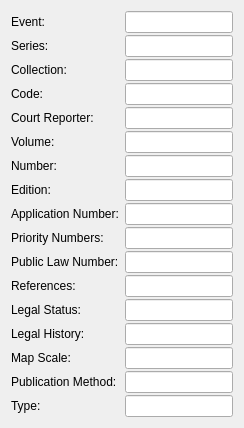
     <widget class="QWidget" name="tab_2">
      <attribute name="title">
       <string>Extra</string>
      </attribute>
      <layout class="QFormLayout" name="formLayout">
       <property name="fieldGrowthPolicy">
        <enum>QFormLayout::ExpandingFieldsGrow</enum>
       </property>
       <property name="verticalSpacing">
        <number>2</number>
       </property>
       <item row="2" column="0">
        <widget class="QLabel" name="labelEvent">
         <property name="text">
          <string>Event:</string>
         </property>
         <property name="buddy">
          <cstring>editEvent</cstring>
         </property>
        </widget>
       </item>
       <item row="2" column="1">
        <widget class="EventEdit" name="editEvent"/>
       </item>
       <item row="3" column="0">
        <widget class="QLabel" name="labelSeries">
         <property name="toolTip">
          <string>Defines in which series this publication is in Bookseries, Journal Newspaper and such</string>
         </property>
         <property name="text">
          <string>Series:</string>
         </property>
         <property name="buddy">
          <cstring>editSeries</cstring>
         </property>
        </widget>
       </item>
       <item row="3" column="1">
        <widget class="SeriesEdit" name="editSeries"/>
       </item>
       <item row="4" column="0">
        <widget class="QLabel" name="labelCollection">
         <property name="text">
          <string>Collection:</string>
         </property>
         <property name="buddy">
          <cstring>editCollection</cstring>
         </property>
        </widget>
       </item>
       <item row="4" column="1">
        <widget class="CollectionEdit" name="editCollection"/>
       </item>
       <item row="6" column="0">
        <widget class="QLabel" name="labelCode">
         <property name="text">
          <string>Code:</string>
         </property>
         <property name="buddy">
          <cstring>editCode</cstring>
         </property>
        </widget>
       </item>
       <item row="6" column="1">
        <widget class="CodeOfLawEdit" name="editCode"/>
       </item>
       <item row="7" column="0">
        <widget class="QLabel" name="label_7">
         <property name="text">
          <string>Court Reporter:</string>
         </property>
         <property name="buddy">
          <cstring>editCourtReporter</cstring>
         </property>
        </widget>
       </item>
       <item row="7" column="1">
        <widget class="EventEdit" name="editCourtReporter"/>
       </item>
       <item row="8" column="0">
        <widget class="QLabel" name="labelVolume">
         <property name="text">
          <string>Volume:</string>
         </property>
         <property name="buddy">
          <cstring>editVolume</cstring>
         </property>
        </widget>
       </item>
       <item row="8" column="1">
        <widget class="VolumeNumberEdit" name="editVolume"/>
       </item>
       <item row="9" column="0">
        <widget class="QLabel" name="labelNumber">
         <property name="text">
          <string>Number:</string>
         </property>
         <property name="buddy">
          <cstring>editNumber</cstring>
         </property>
        </widget>
       </item>
       <item row="9" column="1">
        <widget class="VolumeNumberEdit" name="editNumber"/>
       </item>
       <item row="10" column="0">
        <widget class="QLabel" name="labelEdition">
         <property name="text">
          <string>Edition:</string>
         </property>
         <property name="buddy">
          <cstring>editEdition</cstring>
         </property>
        </widget>
       </item>
       <item row="10" column="1">
        <widget class="StringEdit" name="editEdition"/>
       </item>
       <item row="11" column="0">
        <widget class="QLabel" name="labelApplicationNumber">
         <property name="text">
          <string>Application Number:</string>
         </property>
         <property name="buddy">
          <cstring>editApplicationNumber</cstring>
         </property>
        </widget>
       </item>
       <item row="11" column="1">
        <widget class="StringEdit" name="editApplicationNumber"/>
       </item>
       <item row="12" column="0">
        <widget class="QLabel" name="labelPriorityNumbers">
         <property name="text">
          <string>Priority Numbers:</string>
         </property>
         <property name="buddy">
          <cstring>editPriorityNumbers</cstring>
         </property>
        </widget>
       </item>
       <item row="12" column="1">
        <widget class="StringEdit" name="editPriorityNumbers"/>
       </item>
       <item row="13" column="0">
        <widget class="QLabel" name="label_6">
         <property name="text">
          <string>Public Law Number:</string>
         </property>
         <property name="buddy">
          <cstring>editPublicLawNumber</cstring>
         </property>
        </widget>
       </item>
       <item row="13" column="1">
        <widget class="StringEdit" name="editPublicLawNumber"/>
       </item>
       <item row="14" column="0">
        <widget class="QLabel" name="label_4">
         <property name="text">
          <string>References:</string>
         </property>
         <property name="buddy">
          <cstring>editReferences</cstring>
         </property>
        </widget>
       </item>
       <item row="14" column="1">
        <widget class="StringEdit" name="editReferences"/>
       </item>
       <item row="15" column="0">
        <widget class="QLabel" name="label_5">
         <property name="text">
          <string>Legal Status:</string>
         </property>
         <property name="buddy">
          <cstring>editLegalStatus</cstring>
         </property>
        </widget>
       </item>
       <item row="15" column="1">
        <widget class="StringEdit" name="editLegalStatus"/>
       </item>
       <item row="18" column="0">
        <widget class="QLabel" name="labelPublicationMethod">
         <property name="text">
          <string>Publication Method:</string>
         </property>
         <property name="wordWrap">
          <bool>true</bool>
         </property>
         <property name="buddy">
          <cstring>editHowPublished</cstring>
         </property>
        </widget>
       </item>
       <item row="18" column="1">
        <widget class="StringEdit" name="editHowPublished"/>
       </item>
       <item row="19" column="0">
        <widget class="QLabel" name="labelType">
         <property name="text">
          <string>Type:</string>
         </property>
         <property name="buddy">
          <cstring>editType</cstring>
         </property>
        </widget>
       </item>
       <item row="19" column="1">
        <widget class="StringEdit" name="editType"/>
       </item>
       <item row="16" column="0">
        <widget class="QLabel" name="label_17">
         <property name="text">
          <string>Legal History:</string>
         </property>
         <property name="buddy">
          <cstring>editHistory</cstring>
         </property>
        </widget>
       </item>
       <item row="17" column="0">
        <widget class="QLabel" name="label_18">
         <property name="text">
          <string>Map Scale:</string>
         </property>
         <property name="buddy">
          <cstring>editScale</cstring>
         </property>
        </widget>
       </item>
       <item row="16" column="1">
        <widget class="StringEdit" name="editHistory"/>
       </item>
       <item row="17" column="1">
        <widget class="StringEdit" name="editScale"/>
       </item>
      </layout>
     </widget>
